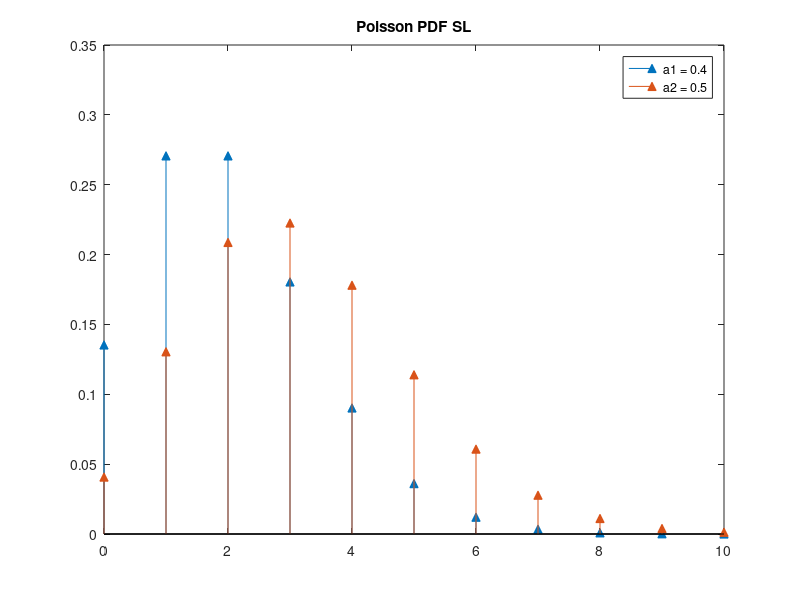

This figure's MATLAB source:
%          mu DOF1 DOF2  p1  p2  ?1  ?2
% Sam Lamb 5.0  3    5  0.4 0.5 2.0 3.2

% Samuel Lamb
% 10/4/2019
% Gauss MATLAB

% expcdf()
% exppdf()
% chi2cdf()
% chi2pdf,
% binocdf()
% binopdf()
% poisscdf()
% poisspdf()
% hold on
% hold off
% figure(gcf)
% pause
% For labeling plots
% xlabel()
% ylabel()
% legend()
% gtext()
% title()
% subplots()

%universal variables
mu = 5.0;
DOF1 = 3;
DOF2 = 5;
p1 = 0.4;
p2 = 0.5;
lam1 = 2.0;
lam2 = 3.2;

%exponential distribution
x = 0:0.2:25;
N = exppdf(x,mu); 
P = expcdf(x,mu);
plot(x,P,x,N);
title('Exponential Distribution SL mu = 5');
legend('CDF','PDF');
pause;

%chi-square distribution
x = 0:0.5:15;
P = chi2cdf(x,3);
P2 = chi2cdf(x,5);
plot(x,P,x,P2);
title('Chi-square CDF SL');
legend('DOF = 3','DOF = 5');
axis ([0 15 0 1]);
pause;


x = 0:0.5:15;
P = chi2pdf(x,3);
P2 = chi2pdf(x,5);
plot(x,P,x,P2);
title('Chi-square PDF SL');
legend('DOF = 3','DOF = 5');
pause;


%binomial distribution

% With Stem and Stair plots, the "hold on" and "hold off" commands
% prove very useful. They allow multiple variables to be plotted
% on the same graph.

x = 0:0.5:10;
N = 10;
BCDF2 = binocdf(x,N,p2);
BCDF1 = binocdf(x,N,p1);
stairs(x,BCDF1);
hold on;
stairs(x,BCDF2);
hold off;
title('Binomial CDF w/ N = 10  SL');
legend('p = 0.4', 'p = 0.5');
pause;

x = 0:1:10;
BPDF1 = binopdf(x,N,p1);
BPDF2 = binopdf(x,N,p2);
stem(x,BPDF1,'^','filled'); %The carrot command makes the output vectors arrows, and the filled command makes the output vectors colored in
hold on;
stem(x,BPDF2,'^','filled');
hold off;
title('Binomial PDF w/ N = 10  SL');
legend('p = 0.4','p = 0.5');
pause;

%poisson distribution
x = 0:1:10;
PCDF2 = poisscdf(x,lam2);
PCDF1 = poisscdf(x,lam1);
stairs(x,PCDF1);
hold on;
stairs(x,PCDF2); 
hold off;
title('Poisson CDF SL');
legend('a1 = 0.4', 'a2 = 0.5');
pause;

PPDF1 = poisspdf(x,lam1);
PPDF2 = poisspdf(x,lam2);
stem(x,PPDF1,'^','filled');
hold on;
stem(x,PPDF2,'^','filled');
hold off;
title('Poisson PDF SL');
legend('a1 = 0.4','a2 = 0.5');
pause;

% y = imread('ruff.jpg');
% imshow(y);
